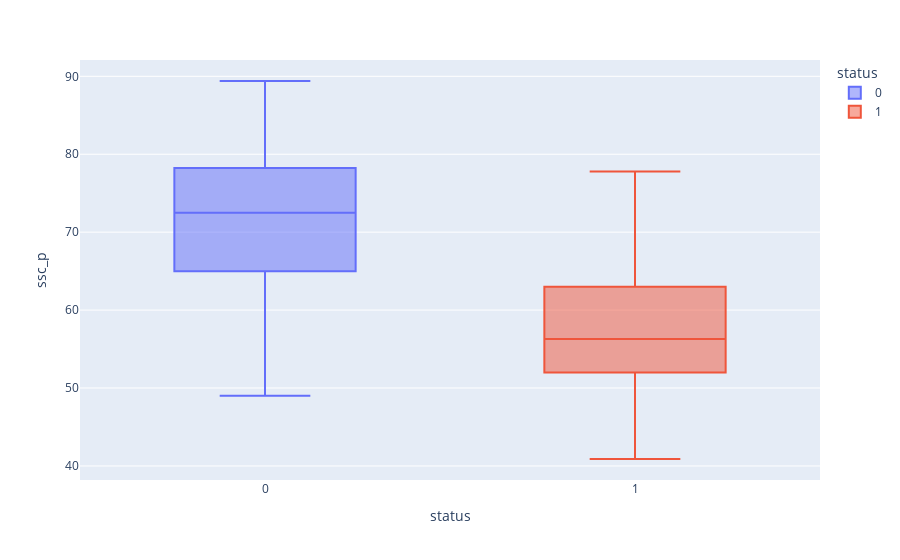

The notebook cell saved with this chart:
### Code cell
fig = px.box(df, y="ssc_p",x="status",color = "status")
fig.show()

### Figure 1 — Plotly figure (JSON) as saved in the notebook; plotly's stock layout.template omitted (floating-point values rounded to 4 significant figures; data arrays with more than 128 entries replaced by an {"elided": "..."} marker saying what was removed)
{"data": [{"alignmentgroup": "True", "hovertemplate": "status=%{x}<br>ssc_p=%{y}<extra></extra>", "legendgroup": "0", "marker": {"color": "#636efa"}, "name": "0", "notched": false, "offsetgroup": "0", "orientation": "v", "showlegend": true, "type": "box", "x": {"elided": "148 int values"}, "x0": " ", "xaxis": "x", "y": {"elided": "148 float values"}, "y0": " ", "yaxis": "y"}, {"alignmentgroup": "True", "hovertemplate": "status=%{x}<br>ssc_p=%{y}<extra></extra>", "legendgroup": "1", "marker": {"color": "#EF553B"}, "name": "1", "notched": false, "offsetgroup": "1", "orientation": "v", "showlegend": true, "type": "box", "x": [1, 1, 1, 1, 1, 1, 1, 1, 1, 1, 1, 1, 1, 1, 1, 1, 1, 1, 1, 1, 1, 1, 1, 1, 1, 1, 1, 1, 1, 1, 1, 1, 1, 1, 1, 1, 1, 1, 1, 1, 1, 1, 1, 1, 1, 1, 1, 1, 1, 1, 1, 1, 1, 1, 1, 1, 1, 1, 1, 1, 1, 1, 1, 1, 1, 1, 1], "x0": " ", "xaxis": "x", "y": [56, 55, 46, 58, 47, 62, 55, 63, 52.58, 62, 67, 62, 51, 74, 49, 76, 70.89, 50, 54.4, 40.89, 61, 54, 69.7, 59, 69, 63, 59.6, 52, 52, 70.5, 54, 45, 59, 61.08, 52, 51, 58, 62, 47, 66, 52, 44, 51.57, 67, 52, 55.6, 63.3, 67.9, 48, 59.96, 63.4, 52, 63, 77.8, 62, 52, 56.28, 52, 61.8, 54, 64, 52, 67, 54.2, 41, 43, 62], "y0": " ", "yaxis": "y"}], "layout": {"boxmode": "overlay", "legend": {"title": {"text": "status"}, "tracegroupgap": 0}, "margin": {"t": 60}, "xaxis": {"anchor": "y", "categoryarray": [0, 1], "categoryorder": "array", "domain": [0, 1], "title": {"text": "status"}}, "yaxis": {"anchor": "x", "domain": [0, 1], "title": {"text": "ssc_p"}}}}
